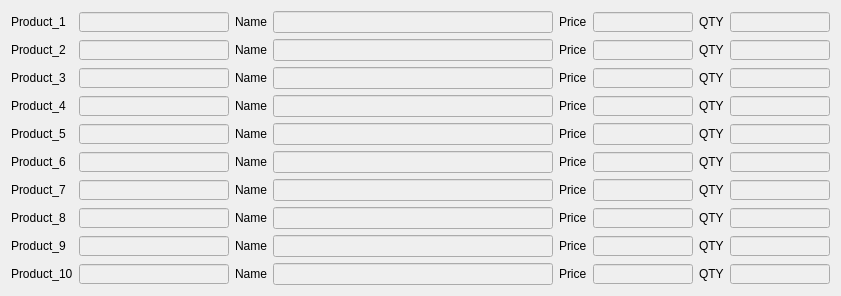
  <widget class="QWidget" name="gridLayoutWidget_3">
   <property name="geometry">
    <rect>
     <x>20</x>
     <y>280</y>
     <width>841</width>
     <height>274</height>
    </rect>
   </property>
   <layout class="QGridLayout" name="gridLayout_3">
    <item row="2" column="2">
     <widget class="QLabel" name="label_32">
      <property name="text">
       <string>Name</string>
      </property>
     </widget>
    </item>
    <item row="1" column="0">
     <widget class="QLabel" name="label_11">
      <property name="text">
       <string>Product_2</string>
      </property>
     </widget>
    </item>
    <item row="8" column="7">
     <widget class="QLineEdit" name="p9c">
      <property name="enabled">
       <bool>false</bool>
      </property>
      <property name="maximumSize">
       <size>
        <width>100</width>
        <height>20</height>
       </size>
      </property>
     </widget>
    </item>
    <item row="9" column="0">
     <widget class="QLabel" name="label_19">
      <property name="text">
       <string>Product_10</string>
      </property>
     </widget>
    </item>
    <item row="1" column="1">
     <widget class="QLineEdit" name="p2">
      <property name="enabled">
       <bool>false</bool>
      </property>
      <property name="maximumSize">
       <size>
        <width>150</width>
        <height>20</height>
       </size>
      </property>
     </widget>
    </item>
    <item row="0" column="1">
     <widget class="QLineEdit" name="p1">
      <property name="enabled">
       <bool>false</bool>
      </property>
      <property name="maximumSize">
       <size>
        <width>150</width>
        <height>20</height>
       </size>
      </property>
     </widget>
    </item>
    <item row="0" column="6">
     <widget class="QLabel" name="label_43">
      <property name="text">
       <string>QTY</string>
      </property>
     </widget>
    </item>
    <item row="9" column="5" alignment="Qt::AlignRight">
     <widget class="QLineEdit" name="p10p">
      <property name="enabled">
       <bool>false</bool>
      </property>
      <property name="maximumSize">
       <size>
        <width>100</width>
        <height>20</height>
       </size>
      </property>
     </widget>
    </item>
    <item row="0" column="0">
     <widget class="QLabel" name="label_10">
      <property name="text">
       <string>Product_1</string>
      </property>
     </widget>
    </item>
    <item row="4" column="3">
     <widget class="QLineEdit" name="p5m">
      <property name="enabled">
       <bool>false</bool>
      </property>
     </widget>
    </item>
    <item row="8" column="2">
     <widget class="QLabel" name="label_29">
      <property name="text">
       <string>Name</string>
      </property>
     </widget>
    </item>
    <item row="2" column="5" alignment="Qt::AlignRight">
     <widget class="QLineEdit" name="p3p">
      <property name="enabled">
       <bool>false</bool>
      </property>
      <property name="maximumSize">
       <size>
        <width>100</width>
        <height>20</height>
       </size>
      </property>
     </widget>
    </item>
    <item row="5" column="6">
     <widget class="QLabel" name="label_48">
      <property name="text">
       <string>QTY</string>
      </property>
     </widget>
    </item>
    <item row="2" column="0">
     <widget class="QLabel" name="label_12">
      <property name="text">
       <string>Product_3</string>
      </property>
     </widget>
    </item>
    <item row="2" column="4">
     <widget class="QLabel" name="label_8">
      <property name="text">
       <string>Price</string>
      </property>
     </widget>
    </item>
    <item row="1" column="2">
     <widget class="QLabel" name="label_31">
      <property name="text">
       <string>Name</string>
      </property>
     </widget>
    </item>
    <item row="5" column="1">
     <widget class="QLineEdit" name="p6">
      <property name="enabled">
       <bool>false</bool>
      </property>
      <property name="maximumSize">
       <size>
        <width>150</width>
        <height>20</height>
       </size>
      </property>
     </widget>
    </item>
    <item row="2" column="7" alignment="Qt::AlignRight">
     <widget class="QLineEdit" name="p3c">
      <property name="enabled">
       <bool>false</bool>
      </property>
      <property name="maximumSize">
       <size>
        <width>100</width>
        <height>20</height>
       </size>
      </property>
     </widget>
    </item>
    <item row="6" column="3">
     <widget class="QLineEdit" name="p7m">
      <property name="enabled">
       <bool>false</bool>
      </property>
     </widget>
    </item>
    <item row="5" column="0">
     <widget class="QLabel" name="label_15">
      <property name="text">
       <string>Product_6</string>
      </property>
     </widget>
    </item>
    <item row="7" column="6">
     <widget class="QLabel" name="label_50">
      <property name="text">
       <string>QTY</string>
      </property>
     </widget>
    </item>
    <item row="6" column="7" alignment="Qt::AlignRight">
     <widget class="QLineEdit" name="p7c">
      <property name="enabled">
       <bool>false</bool>
      </property>
      <property name="maximumSize">
       <size>
        <width>100</width>
        <height>20</height>
       </size>
      </property>
     </widget>
    </item>
    <item row="5" column="3">
     <widget class="QLineEdit" name="p6m">
      <property name="enabled">
       <bool>false</bool>
      </property>
     </widget>
    </item>
    <item row="2" column="3">
     <widget class="QLineEdit" name="p3m">
      <property name="enabled">
       <bool>false</bool>
      </property>
     </widget>
    </item>
    <item row="5" column="4">
     <widget class="QLabel" name="label_38">
      <property name="text">
       <string>Price</string>
      </property>
     </widget>
    </item>
    <item row="0" column="7" alignment="Qt::AlignRight">
     <widget class="QLineEdit" name="p1c">
      <property name="enabled">
       <bool>false</bool>
      </property>
      <property name="maximumSize">
       <size>
        <width>100</width>
        <height>20</height>
       </size>
      </property>
     </widget>
    </item>
    <item row="9" column="4">
     <widget class="QLabel" name="label_42">
      <property name="text">
       <string>Price</string>
      </property>
     </widget>
    </item>
    <item row="2" column="6">
     <widget class="QLabel" name="label_45">
      <property name="text">
       <string>QTY</string>
      </property>
     </widget>
    </item>
    <item row="1" column="3">
     <widget class="QLineEdit" name="p2m">
      <property name="enabled">
       <bool>false</bool>
      </property>
     </widget>
    </item>
    <item row="8" column="6">
     <widget class="QLabel" name="label_51">
      <property name="text">
       <string>QTY</string>
      </property>
     </widget>
    </item>
    <item row="1" column="6">
     <widget class="QLabel" name="label_44">
      <property name="text">
       <string>QTY</string>
      </property>
     </widget>
    </item>
    <item row="3" column="7" alignment="Qt::AlignRight">
     <widget class="QLineEdit" name="p4c">
      <property name="enabled">
       <bool>false</bool>
      </property>
      <property name="maximumSize">
       <size>
        <width>100</width>
        <height>20</height>
       </size>
      </property>
     </widget>
    </item>
    <item row="4" column="6">
     <widget class="QLabel" name="label_47">
      <property name="text">
       <string>QTY</string>
      </property>
     </widget>
    </item>
    <item row="1" column="4">
     <widget class="QLabel" name="label_7">
      <property name="text">
       <string>Price</string>
      </property>
     </widget>
    </item>
    <item row="4" column="7" alignment="Qt::AlignRight">
     <widget class="QLineEdit" name="p5c">
      <property name="enabled">
       <bool>false</bool>
      </property>
      <property name="maximumSize">
       <size>
        <width>100</width>
        <height>20</height>
       </size>
      </property>
     </widget>
    </item>
    <item row="8" column="1">
     <widget class="QLineEdit" name="p9">
      <property name="enabled">
       <bool>false</bool>
      </property>
      <property name="maximumSize">
       <size>
        <width>150</width>
        <height>20</height>
       </size>
      </property>
     </widget>
    </item>
    <item row="4" column="5" alignment="Qt::AlignRight">
     <widget class="QLineEdit" name="p5p">
      <property name="enabled">
       <bool>false</bool>
      </property>
      <property name="maximumSize">
       <size>
        <width>100</width>
        <height>200</height>
       </size>
      </property>
     </widget>
    </item>
    <item row="7" column="0">
     <widget class="QLabel" name="label_17">
      <property name="text">
       <string>Product_8</string>
      </property>
     </widget>
    </item>
    <item row="7" column="3">
     <widget class="QLineEdit" name="p8m">
      <property name="enabled">
       <bool>false</bool>
      </property>
     </widget>
    </item>
    <item row="7" column="1">
     <widget class="QLineEdit" name="p8">
      <property name="enabled">
       <bool>false</bool>
      </property>
      <property name="maximumSize">
       <size>
        <width>150</width>
        <height>20</height>
       </size>
      </property>
     </widget>
    </item>
    <item row="6" column="6">
     <widget class="QLabel" name="label_49">
      <property name="text">
       <string>QTY</string>
      </property>
     </widget>
    </item>
    <item row="7" column="5" alignment="Qt::AlignRight">
     <widget class="QLineEdit" name="p8p">
      <property name="enabled">
       <bool>false</bool>
      </property>
      <property name="maximumSize">
       <size>
        <width>100</width>
        <height>20</height>
       </size>
      </property>
     </widget>
    </item>
    <item row="6" column="5" alignment="Qt::AlignRight">
     <widget class="QLineEdit" name="p7p">
      <property name="enabled">
       <bool>false</bool>
      </property>
      <property name="maximumSize">
       <size>
        <width>100</width>
        <height>200</height>
       </size>
      </property>
     </widget>
    </item>
    <item row="6" column="4">
     <widget class="QLabel" name="label_39">
      <property name="text">
       <string>Price</string>
      </property>
     </widget>
    </item>
    <item row="7" column="7">
     <widget class="QLineEdit" name="p8c">
      <property name="enabled">
       <bool>false</bool>
      </property>
      <property name="maximumSize">
       <size>
        <width>100</width>
        <height>20</height>
       </size>
      </property>
     </widget>
    </item>
    <item row="6" column="1">
     <widget class="QLineEdit" name="p7">
      <property name="enabled">
       <bool>false</bool>
      </property>
      <property name="maximumSize">
       <size>
        <width>150</width>
        <height>20</height>
       </size>
      </property>
     </widget>
    </item>
    <item row="4" column="0">
     <widget class="QLabel" name="label_14">
      <property name="text">
       <string>Product_5</string>
      </property>
     </widget>
    </item>
    <item row="1" column="5" alignment="Qt::AlignRight">
     <widget class="QLineEdit" name="p2p">
      <property name="enabled">
       <bool>false</bool>
      </property>
      <property name="maximumSize">
       <size>
        <width>100</width>
        <height>20</height>
       </size>
      </property>
     </widget>
    </item>
    <item row="0" column="2">
     <widget class="QLabel" name="label_33">
      <property name="text">
       <string>Name</string>
      </property>
     </widget>
    </item>
    <item row="3" column="3">
     <widget class="QLineEdit" name="p4m">
      <property name="enabled">
       <bool>false</bool>
      </property>
     </widget>
    </item>
    <item row="5" column="2">
     <widget class="QLabel" name="label_36">
      <property name="text">
       <string>Name</string>
      </property>
     </widget>
    </item>
    <item row="2" column="1">
     <widget class="QLineEdit" name="p3">
      <property name="enabled">
       <bool>false</bool>
      </property>
      <property name="maximumSize">
       <size>
        <width>150</width>
        <height>20</height>
       </size>
      </property>
     </widget>
    </item>
    <item row="9" column="7">
     <widget class="QLineEdit" name="p10c">
      <property name="enabled">
       <bool>false</bool>
      </property>
      <property name="maximumSize">
       <size>
        <width>100</width>
        <height>20</height>
       </size>
      </property>
     </widget>
    </item>
    <item row="4" column="4">
     <widget class="QLabel" name="label_27">
      <property name="text">
       <string>Price</string>
      </property>
     </widget>
    </item>
    <item row="3" column="1">
     <widget class="QLineEdit" name="p4">
      <property name="enabled">
       <bool>false</bool>
      </property>
      <property name="maximumSize">
       <size>
        <width>150</width>
        <height>20</height>
       </size>
      </property>
     </widget>
    </item>
    <item row="8" column="4">
     <widget class="QLabel" name="label_41">
      <property name="text">
       <string>Price</string>
      </property>
     </widget>
    </item>
    <item row="0" column="3">
     <widget class="QLineEdit" name="p1m">
      <property name="enabled">
       <bool>false</bool>
      </property>
     </widget>
    </item>
    <item row="8" column="5" alignment="Qt::AlignRight">
     <widget class="QLineEdit" name="p9p">
      <property name="enabled">
       <bool>false</bool>
      </property>
      <property name="maximumSize">
       <size>
        <width>100</width>
        <height>20</height>
       </size>
      </property>
     </widget>
    </item>
    <item row="8" column="3">
     <widget class="QLineEdit" name="p9m">
      <property name="enabled">
       <bool>false</bool>
      </property>
     </widget>
    </item>
    <item row="4" column="2">
     <widget class="QLabel" name="label_35">
      <property name="text">
       <string>Name</string>
      </property>
     </widget>
    </item>
    <item row="5" column="5" alignment="Qt::AlignRight">
     <widget class="QLineEdit" name="p6p">
      <property name="enabled">
       <bool>false</bool>
      </property>
      <property name="maximumSize">
       <size>
        <width>100</width>
        <height>20</height>
       </size>
      </property>
     </widget>
    </item>
    <item row="1" column="7" alignment="Qt::AlignRight">
     <widget class="QLineEdit" name="p2c">
      <property name="enabled">
       <bool>false</bool>
      </property>
      <property name="maximumSize">
       <size>
        <width>100</width>
        <height>20</height>
       </size>
      </property>
     </widget>
    </item>
    <item row="3" column="2">
     <widget class="QLabel" name="label_34">
      <property name="text">
       <string>Name</string>
      </property>
     </widget>
    </item>
    <item row="9" column="2">
     <widget class="QLabel" name="label_30">
      <property name="text">
       <string>Name</string>
      </property>
     </widget>
    </item>
    <item row="7" column="4">
     <widget class="QLabel" name="label_40">
      <property name="text">
       <string>Price</string>
      </property>
     </widget>
    </item>
    <item row="0" column="5" alignment="Qt::AlignRight">
     <widget class="QLineEdit" name="p1p">
      <property name="enabled">
       <bool>false</bool>
      </property>
      <property name="minimumSize">
       <size>
        <width>60</width>
        <height>0</height>
       </size>
      </property>
      <property name="maximumSize">
       <size>
        <width>100</width>
        <height>20</height>
       </size>
      </property>
     </widget>
    </item>
    <item row="6" column="0">
     <widget class="QLabel" name="label_16">
      <property name="text">
       <string>Product_7</string>
      </property>
     </widget>
    </item>
    <item row="8" column="0">
     <widget class="QLabel" name="label_18">
      <property name="text">
       <string>Product_9</string>
      </property>
     </widget>
    </item>
    <item row="4" column="1">
     <widget class="QLineEdit" name="p5">
      <property name="enabled">
       <bool>false</bool>
      </property>
      <property name="maximumSize">
       <size>
        <width>150</width>
        <height>20</height>
       </size>
      </property>
     </widget>
    </item>
    <item row="6" column="2">
     <widget class="QLabel" name="label_37">
      <property name="text">
       <string>Name</string>
      </property>
     </widget>
    </item>
    <item row="3" column="6">
     <widget class="QLabel" name="label_46">
      <property name="text">
       <string>QTY</string>
      </property>
     </widget>
    </item>
    <item row="3" column="5" alignment="Qt::AlignRight">
     <widget class="QLineEdit" name="p4p">
      <property name="enabled">
       <bool>false</bool>
      </property>
      <property name="maximumSize">
       <size>
        <width>100</width>
        <height>20</height>
       </size>
      </property>
     </widget>
    </item>
    <item row="3" column="0">
     <widget class="QLabel" name="label_13">
      <property name="text">
       <string>Product_4</string>
      </property>
     </widget>
    </item>
    <item row="9" column="6">
     <widget class="QLabel" name="label_52">
      <property name="text">
       <string>QTY</string>
      </property>
     </widget>
    </item>
    <item row="9" column="1">
     <widget class="QLineEdit" name="p10">
      <property name="enabled">
       <bool>false</bool>
      </property>
      <property name="maximumSize">
       <size>
        <width>150</width>
        <height>20</height>
       </size>
      </property>
     </widget>
    </item>
    <item row="3" column="4">
     <widget class="QLabel" name="label_9">
      <property name="text">
       <string>Price</string>
      </property>
     </widget>
    </item>
    <item row="0" column="4">
     <widget class="QLabel" name="label">
      <property name="text">
       <string>Price</string>
      </property>
     </widget>
    </item>
    <item row="9" column="3">
     <widget class="QLineEdit" name="p10m">
      <property name="enabled">
       <bool>false</bool>
      </property>
     </widget>
    </item>
    <item row="7" column="2">
     <widget class="QLabel" name="label_28">
      <property name="text">
       <string>Name</string>
      </property>
     </widget>
    </item>
    <item row="5" column="7" alignment="Qt::AlignRight">
     <widget class="QLineEdit" name="p6c">
      <property name="enabled">
       <bool>false</bool>
      </property>
      <property name="maximumSize">
       <size>
        <width>100</width>
        <height>20</height>
       </size>
      </property>
     </widget>
    </item>
   </layout>
  </widget>
